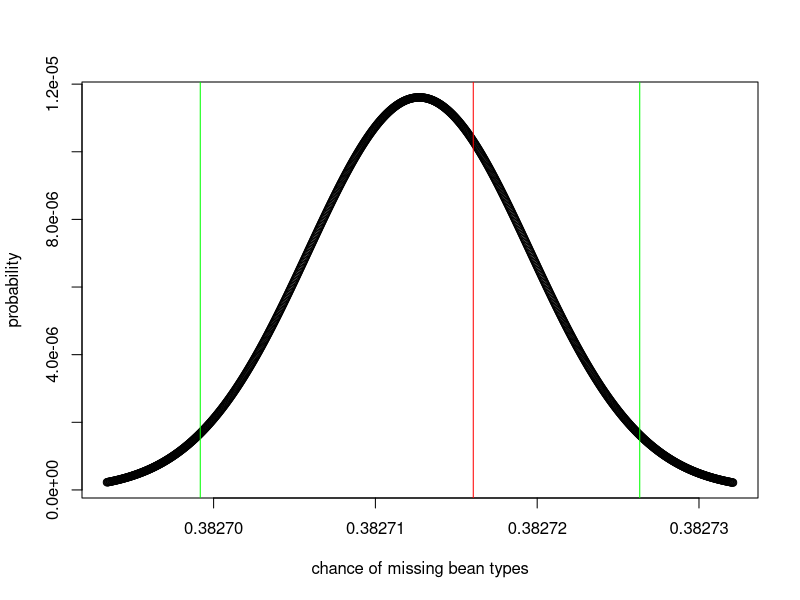

Reproduce this figure in R.
## Toy problem; 3 bean types, 5 bean ladle

analytic_p <- 93 / 243
delta_p <- 1 / 243

# For initial code using Math.random() (=> possibly biased)
# true_count <- sum(c(
#   382748981, 38275176, 38271092, 38273464,
#   38267967, 38275401, 38271099, 38271141,
#   38258013, 38274030, 38266235, 38277299, 382739158, 382698050, 382723831
# ))
# total_count <- sum(c(
#   1000000000, 100000000, 100000000, 100000000,
#   100000000, 100000000, 100000000, 100000000,
#   100000000, 100000000, 100000000, 100000000, 1000000000, 1000000000, 1000000000
# ))

# updated code using new Random()
true_count <- sum(c(
  382718580, 382723828, 382715554, 382706980, 382698582
))
total_count <- sum(c(
  1000000000 * 5
))



p_grid <- seq(
  from = analytic_p - delta_p,
  to = analytic_p + delta_p, length.out = 10000
)
likelihood <- dbinom(true_count, size = total_count, prob = p_grid)



## Calculate a confidence interval aka credible interval
samples <- sample(x = p_grid, prob = likelihood, replace = TRUE, size = 1e4)

print("95% credible interval: ")
quantiles95 <- quantile(x = samples, probs = c(.05 / 2, 1 - .05 / 2))
quantiles995 <- quantile(x = samples, probs = c(.005 / 2, 1 - .005 / 2))
print(quantiles95)
print(
  paste0(
    "analytic prediction: ", analytic_p
  )
)

## Percent of samples below the analytical one...
percent_below <- sum(samples < analytic_p) / length(samples) * 100
print(
  paste0(
    "Amount of distribution below analytic p: ",
    round(percent_below, digits = 2),
    "%"
  )
)


plot_grid <- seq(
  from = quantiles995[1],
  to = quantiles995[2],
  length.out = 1000
)
plot_likelihood <- dbinom(true_count, size = total_count, prob = plot_grid)

## Make a plot
plot(plot_grid, plot_likelihood,
  type = "b",
  xlab = "chance of missing bean types",
  ylab = "probability"
)
abline(v = analytic_p, col = "red")
abline(v = quantiles95[1], col = "green")
abline(v = quantiles95[2], col = "green")

## the answer to the original question
numerator <- choose(11, 10) * 10^140 -
  choose(11, 9) * 9^140 +
  choose(11, 8) * 8^140 -
  choose(11, 7) * 7^140 +
  choose(11, 6) * 6^140 -
  choose(11, 5) * 5^140 +
  choose(11, 4) * 4^140 -
  choose(11, 3) * 3^140 +
  choose(11, 2) * 2^140 -
  choose(11, 1) * 1^140

denominator <- 11^140

fancy_answer <- numerator / denominator
easy_first_approximation <- 11 * (10 / 11)^140

print(
  paste0(
    fancy_answer, " / ", easy_first_approximation,
    " x 100 = ", fancy_answer / easy_first_approximation * 100
  )
)
